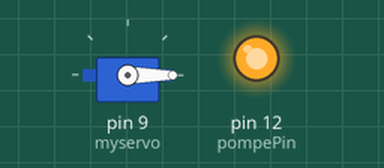
This sketch was run on a simulated Arduino Uno, built with avr-gcc and run on an emulated ATmega328P. Parts: servo, output pins drawn as LEDs (lit = HIGH).

Above: at 0.1 s.
At 6.7 s:
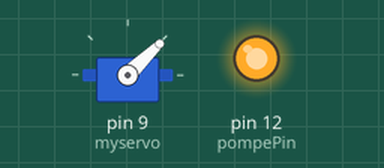
At 20.1 s:
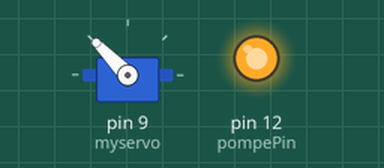
At 35.5 s:
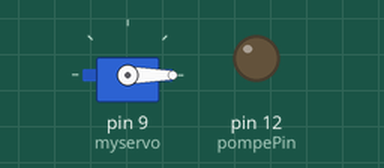
Timing chart, 0 to 37.0 s (numbered marks = the images above):
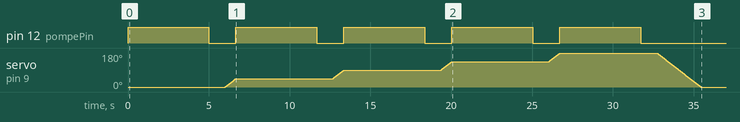

The sketch:

Arrosage_servo_simple.ino
```cpp
/*========= Arrosage-Servo-Distrib V1 - 23/06/20 ========= */
/*================== marcdesc.com ================= */

#include <Servo.h>
Servo myservo;  // créer un objet appelé myservo à partir du moule

// CONSTANTES&VARIABLES
// =========
// Initialisation des constantes :
const int pompePin = 12;   // Broche de la pompe


//Test constant pour pauses longues
const unsigned long SECOND = 1000;
const unsigned long HOUR = 3600*SECOND;
const unsigned long Day = 24*HOUR;


// Initialisation des variables:
int tempsArrosage=5;           // temps necessaire a l'arrosage en secondes: de base 40s tt les 3jours
/*ici on a une pompe péristaltique 6V precise mais lente il faut 1min20 à 5V pour pomper Xml */


int pos = 0;    // variable pour stocker la position courante du servomoteur

/*ici arrossage deux fois par semaine = une variable 3jours et une variable 4jours
int tI1= 3 * 864; //*100000;          // temps de mise en pause 3jours
int tI2= 4 * 864; //*100000;          // temps de mise en pause 4jours
*/

// SETUP
// =========
// le code dans cette fonction est exécuté une fois au début

void setup() {
  // initialiser pin pompePin comme sortie
  pinMode(pompePin, OUTPUT);
  myservo.attach(9);  // attacher notre objet myservo au servomoteur branché sur la broche 9
}


// BOUCLE
// =========


void loop() {

  //PLante 1
  myservo.write(pos);              // aller à la position stocké dans 'pos'
  //delay(10*SECOND);   //for testing
  digitalWrite(pompePin, HIGH);   // allumer la pompe
  delay(tempsArrosage*SECOND);    // temps de l'arrosage
  digitalWrite(pompePin, LOW);    // eteindre la pompe
  delay(1000);                     //pause goute

  //PLante2
    for(pos = 0; pos < 45; pos += 1)  // aller de 0° à 45°
  {                                  // une étape à la fois
    myservo.write(pos);              // aller à la position stocké dans 'pos'
    delay(15);                       // attendre 15ms que le servomoteur se rende à 'pos'
  }
   digitalWrite(pompePin, HIGH);   // allumer la pompe
    delay(tempsArrosage*SECOND);    // temps de l'arrosage
    digitalWrite(pompePin, LOW);    // eteindre la pompe
    delay(1000);                     //pause goute

    //PLante3
    for(pos = 45; pos < 90; pos += 1)  // aller de 45° à 90°
  {                                  // une étape à la fois
    myservo.write(pos);              // aller à la position stocké dans 'pos'
    delay(15);                       // attendre 15ms que le servomoteur se rende à 'pos'
  }
    digitalWrite(pompePin, HIGH);   // allumer la pompe
    delay(tempsArrosage*SECOND);           // temps de l'arrosage
    digitalWrite(pompePin, LOW);    // eteindre la pompe
    delay(1000);                     //pause goute

      //PLante4
    for(pos = 90; pos < 135; pos += 1)  // aller de 90° à 135°
  {                                  // une étape à la fois
    myservo.write(pos);              // aller à la position stocké dans 'pos'
    delay(15);                       // attendre 15ms que le servomoteur se rende à 'pos'
     }
    digitalWrite(pompePin, HIGH);   // allumer la pompe
    delay(tempsArrosage*SECOND);           // temps de l'arrosage
    digitalWrite(pompePin, LOW);    // eteindre la pompe
    delay(1000);                     //pause goute

        //PLante5
    for(pos = 135; pos < 180; pos += 1)  // aller de 135° à 179°
  {                                  // une étape à la fois
    myservo.write(pos);              // aller à la position stocké dans 'pos'
    delay(15);                       // attendre 15ms que le servomoteur se rende à 'pos'
    }
    digitalWrite(pompePin, HIGH);   // allumer la pompe
    delay(tempsArrosage*SECOND);           // temps de l'arrosage
    digitalWrite(pompePin, LOW);    // eteindre la pompe
    delay(1000);                     //pause goute

  // Retour départ
  for(pos = 180; pos>=0; pos-=1)     /// aller de 180° à 0°
  {
    myservo.write(pos);              // aller à la position stocké dans 'pos'
    delay(15);                       // attendre 15ms que le servomoteur se rende à 'pos'
  }

  delay(12*HOUR);                    // attendre 12 h
}
```

Measured:
- by itself, pin 12 (pompePin): alternates HIGH for 5.0 s and LOW for 1.7 s, 10 changes in all, then stays LOW
- by itself, servo on pin 9 (myservo): rises from 0° to 180° in 26.7 s, then falls to 0° in 2.7 s
